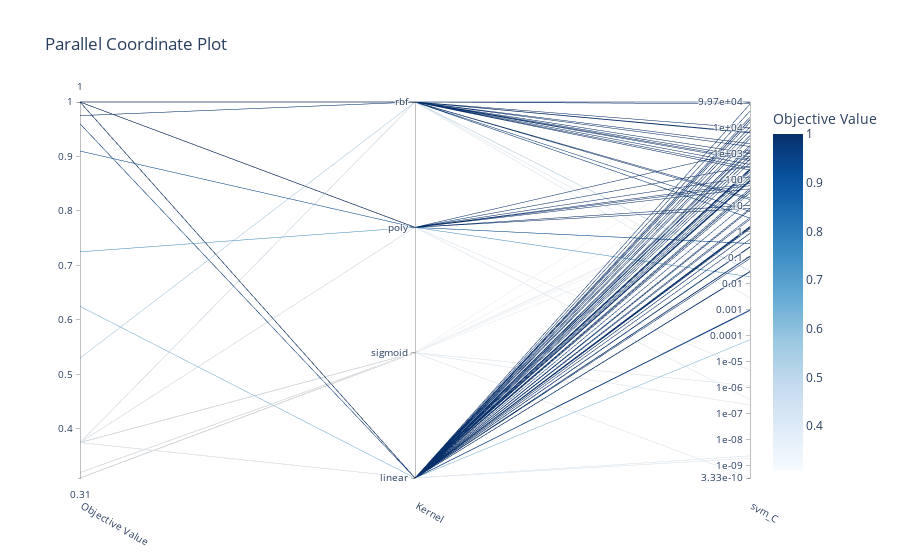

Here is the notebook cell this chart was saved with:
### Code cell
optuna.visualization.plot_parallel_coordinate(studySVM)

### Figure 1 — Plotly figure (JSON) as saved in the notebook; plotly's stock layout.template omitted (floating-point values rounded to 4 significant figures)
{"data": [{"dimensions": [{"label": "Objective Value", "range": [0.31, 1], "values": [0.375, 0.375, 0.375, 1, 0.375, 0.375, 0.375, 0.375, 1, 1, 0.53, 1, 1, 1, 0.96, 1, 0.96, 1, 1, 1, 1, 1, 1, 0.975, 1, 1, 0.31, 0.91, 1, 1, 1, 1, 1, 1, 0.32, 1, 1, 0.32, 1, 0.625, 1, 1, 1, 1, 1, 1, 0.725, 1, 0.31, 1, 1, 1, 1, 1, 0.375, 1, 0.975, 1, 1, 1, 1, 1, 1, 1, 1, 1, 0.31, 1, 0.375, 1, 1, 1, 1, 1, 1, 1, 1, 1, 0.31, 1, 1, 0.91, 1, 1, 1, 1, 1, 1, 1, 1, 1, 1, 1, 1, 1, 1, 0.32, 1, 1, 1]}, {"label": "Kernel", "range": [0, 3], "ticktext": ["linear", "sigmoid", "poly", "rbf"], "tickvals": [0, 1, 2, 3], "values": [0, 1, 1, 0, 2, 0, 1, 2, 0, 3, 3, 0, 0, 0, 0, 0, 0, 3, 2, 0, 0, 3, 3, 3, 3, 3, 1, 2, 0, 0, 3, 0, 0, 0, 1, 0, 0, 1, 2, 0, 0, 0, 0, 0, 0, 0, 2, 3, 1, 0, 0, 0, 0, 0, 3, 0, 3, 0, 2, 0, 3, 0, 0, 0, 0, 0, 1, 0, 3, 0, 2, 3, 3, 3, 3, 0, 3, 0, 1, 0, 0, 2, 2, 2, 2, 0, 3, 2, 0, 0, 3, 0, 0, 0, 0, 0, 1, 0, 0, 0]}, {"label": "svm_C", "range": [-9.478, 4.999], "ticktext": ["3.33e-10", "1e-09", "1e-08", "1e-07", "1e-06", "1e-05", "0.0001", "0.001", "0.01", "0.1", "1", "10", "100", "1e+03", "1e+04", "9.97e+04"], "tickvals": [-9.478, -9, -8, -7, -6, -5, -4, -3, -2, -1, 0, 1, 2, 3, 4, 4.999], "values": [-8.717, -5.925, -6.665, -1.522, -6.459, -8.627, -9.478, -5.327, 2.093, 2.467, -1.509, 1.594, 4.219, -0.5921, -3.006, 0.2092, -3.032, 3.833, 1.028, 2.313, -1.54, 2.887, 2.593, 0.5299, 3.99, 4.928, 1.308, -0.4477, 1.971, 3.079, 1.307, 2.001, 1.667, 3.256, 0.4574, 2.395, 4.92, 1.193, 3.154, -4.154, -0.5732, 1.958, 3.898, 4.327, 3.331, 0.1193, -1.729, 2.379, 3.605, 4.317, 0.8425, -0.2872, 2.798, -0.949, -2.084, -1.029, 0.7828, -0.05438, 1.655, 0.1557, 2.802, 0.5483, 1.59, 0.8959, -0.9299, 2.427, 1.323, 0.1839, -2.548, 2.198, 1.777, 3.808, 3.395, 3.018, 2.742, 4.414, 1.243, 3.594, 2.252, 4.03, 0.4818, -0.4507, 1.858, 2.528, 0.9021, 2.933, 3.286, 2.113, -0.05785, 4.648, 4.999, 2.657, 1.498, 1.946, 1.202, 3.708, 0.9733, 1.585, 3.13, 2.369]}], "labelangle": 30, "labelside": "bottom", "line": {"color": [0.375, 0.375, 0.375, 1, 0.375, 0.375, 0.375, 0.375, 1, 1, 0.53, 1, 1, 1, 0.96, 1, 0.96, 1, 1, 1, 1, 1, 1, 0.975, 1, 1, 0.31, 0.91, 1, 1, 1, 1, 1, 1, 0.32, 1, 1, 0.32, 1, 0.625, 1, 1, 1, 1, 1, 1, 0.725, 1, 0.31, 1, 1, 1, 1, 1, 0.375, 1, 0.975, 1, 1, 1, 1, 1, 1, 1, 1, 1, 0.31, 1, 0.375, 1, 1, 1, 1, 1, 1, 1, 1, 1, 0.31, 1, 1, 0.91, 1, 1, 1, 1, 1, 1, 1, 1, 1, 1, 1, 1, 1, 1, 0.32, 1, 1, 1], "colorbar": {"title": {"text": "Objective Value"}}, "colorscale": [[0, "rgb(247,251,255)"], [0.125, "rgb(222,235,247)"], [0.25, "rgb(198,219,239)"], [0.375, "rgb(158,202,225)"], [0.5, "rgb(107,174,214)"], [0.625, "rgb(66,146,198)"], [0.75, "rgb(33,113,181)"], [0.875, "rgb(8,81,156)"], [1, "rgb(8,48,107)"]], "reversescale": false, "showscale": true}, "type": "parcoords"}], "layout": {"title": {"text": "Parallel Coordinate Plot"}}}
